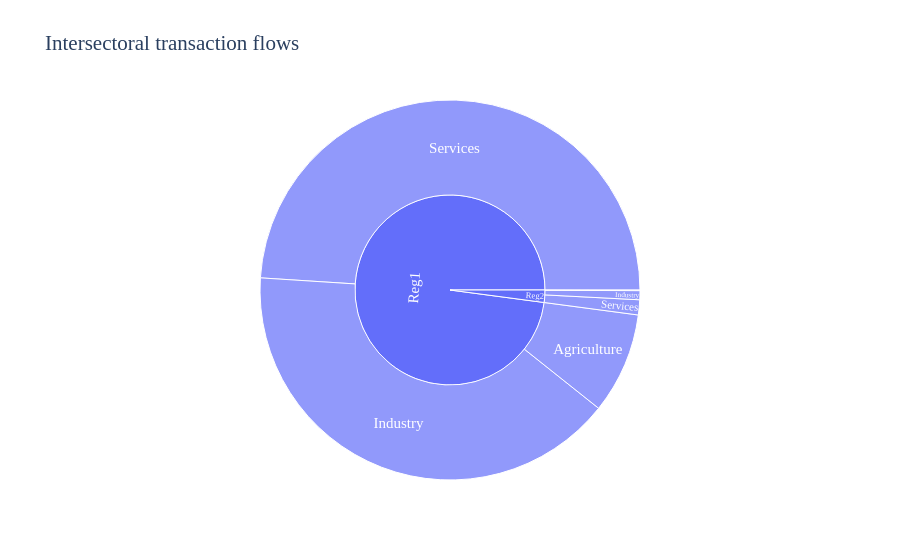

Notebook code cell kept with this figure:
### Markdown cell above
You can also pass an explicit list of colors. The palette is session-wide, so reset it when you want to go back to the MARIO defaults.

### Code cell
mario.set_palette("mario")

fig = iot.plot(
    matrix="Z",
    kind="sunburst",
    preset=None,
    path_columns=["Region_from", "Sector_from"],
    top_n=8,
    auto_open=False,
    path=False,
)
fig

### Figure 1 — Plotly figure (JSON) as saved in the notebook; plotly's stock layout.template omitted (floating-point values rounded to 4 significant figures)
{"data": [{"branchvalues": "total", "customdata": [["(?)"], ["(?)"], ["(?)"], ["(?)"], ["(?)"], ["(?)"], ["(?)"], ["(?)"]], "domain": {"x": [0, 1], "y": [0, 1]}, "hovertemplate": "labels=%{label}<br>Value=%{value}<br>parent=%{parent}<br>id=%{id}<br>Region_to=%{customdata[0]}<extra></extra>", "ids": ["Reg1/Agriculture", "Reg2/Agriculture", "Reg1/Industry", "Reg2/Industry", "Reg1/Services", "Reg2/Services", "Reg1", "Reg2"], "labels": ["Agriculture", "Agriculture", "Industry", "Industry", "Services", "Services", "Reg1", "Reg2"], "marker": {"colors": ["#636efa", "#636efa", "#636efa", "#636efa", "#636efa", "#636efa", "#636efa", "#636efa"]}, "name": "", "parents": ["Reg1", "Reg2", "Reg1", "Reg2", "Reg1", "Reg2", "", ""], "type": "sunburst", "values": [7427000.0, 45420.0, 34830000.0, 664100.0, 42320000.0, 1107000.0, 84580000.0, 1816000.0]}], "layout": {"font": {"family": "Verdana", "size": 15}, "legend": {"tracegroupgap": 0}, "title": {"text": "Intersectoral transaction flows"}}}
